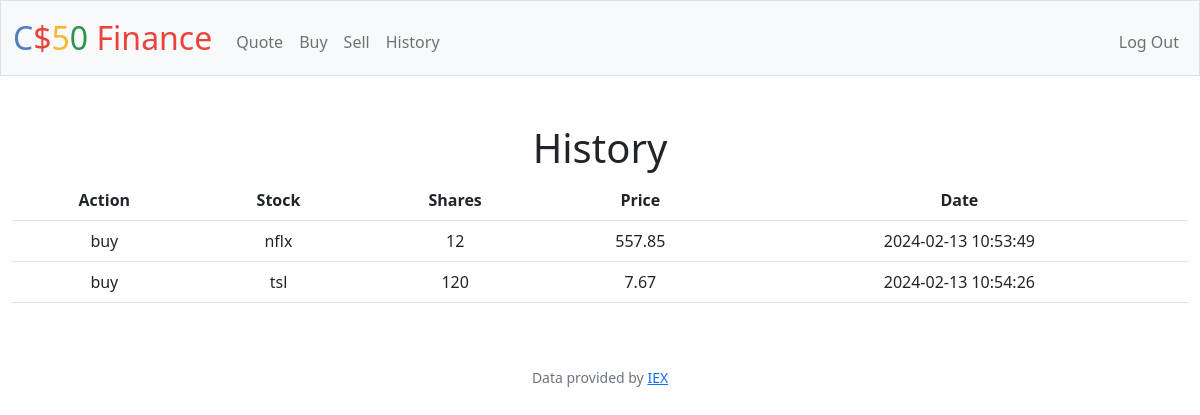
The page /history (signed in) on the database as committed earlier.
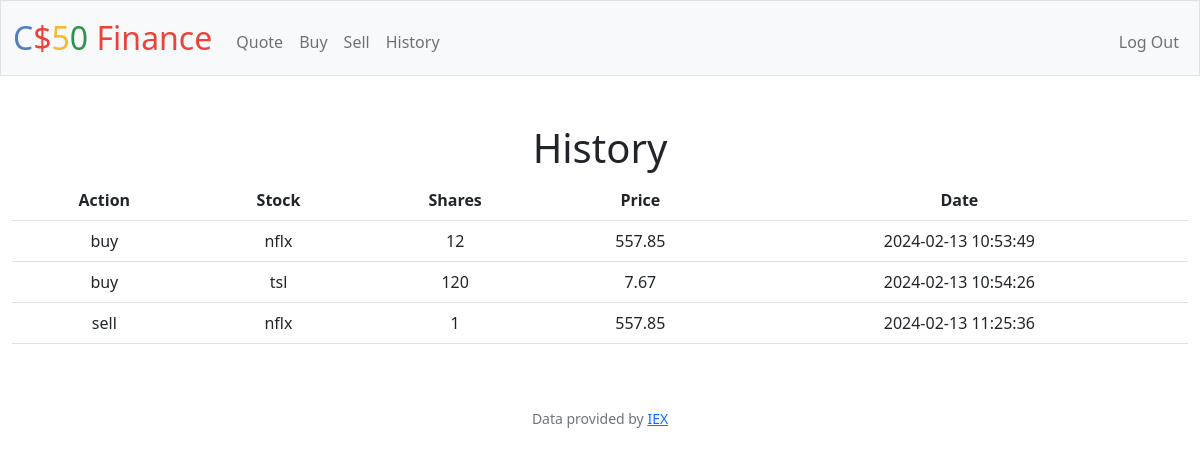
The same page on the database as committed later.
### tables this page shows
CREATE TABLE history (id INTEGER PRIMARY KEY AUTOINCREMENT NOT NULL, uuid INTEGER NOT NULL, symbol VARCHAR(255) NOT NULL, shares INTEGER NOT NULL, price NUMBERIC NOT NULL, action VARCHAR(5) NOT NULL, dt DATETIME NOT NULL, FOREIGN KEY (uuid) REFERENCES users(id));

### app.py (the view)
@app.route("/history")
@login_required
def history():
    history = db.execute("SELECT * FROM history WHERE uuid = ?;", session["user_id"])
    return render_template("history.html", history=history)

### app.py (called while the page is built)
@app.after_request
def after_request(response):
    response.headers["Cache-Control"] = "no-cache, no-store, must-revalidate"
    response.headers["Expires"] = 0
    response.headers["Pragma"] = "no-cache"
    return response

### helpers.py (called while the page is built)
def login_required(f):
    @wraps(f)
    def decorated_function(*args, **kwargs):
        if session.get("user_id") is None:
            return redirect("/login")
        return f(*args, **kwargs)
    return decorated_function

### templates/history.html (shortened to what this page needs)
{% extends "layout.html" %}
{% block main %}
<h1>History</h1>
<table class="table">
    <tr>
        <th>Action</th>
        <th>Stock</th>
        <th>Shares</th>
        <th>Price</th>
        <th>Date</th>
    </tr>
    {% if history %}
    {% for entry in history %}
    <tr>
        <td>{{ entry["action"] }}</td>
        <td>{{ entry["symbol"] }}</td>
        <td>{{ entry["shares"] }}</td>
        <td>{{ entry["price"] }}</td>
        <td>{{ entry["dt"] }}</td>
    </tr>
    {% endfor %}
    {% endif %}
</table>
{% endblock %}

### templates/layout.html (shortened to what this page needs)
<!DOCTYPE html>
<html lang="en">
    <head>
        <link href="https://cdn.jsdelivr.net/npm/bootstrap@5.1.3/dist/css/bootstrap.min.css" rel="stylesheet">
        <link href="/static/styles.css" rel="stylesheet">
    </head>
    <body>
        <nav class="bg-light border navbar navbar-expand-md navbar-light">
            <div class="container-fluid">
                <a class="navbar-brand" href="/"><span class="blue">C</span><span class="red">$</span><span class="yellow">5</span><span class="green">0</span> <span class="red">Finance</span></a>
                <div class="collapse navbar-collapse" id="navbar">
                    {% if session["user_id"] %}
                        <ul class="navbar-nav me-auto mt-2">
                            <li class="nav-item"><a class="nav-link" href="/quote">Quote</a></li>
                            <li class="nav-item"><a class="nav-link" href="/buy">Buy</a></li>
                            <li class="nav-item"><a class="nav-link" href="/sell">Sell</a></li>
                            <li class="nav-item"><a class="nav-link" href="/history">History</a></li>
                        </ul>
                        <ul class="navbar-nav ms-auto mt-2">
                            <li class="nav-item"><a class="nav-link" href="/logout">Log Out</a></li>
                        </ul>
                    {% else %}
                        <ul class="navbar-nav ms-auto mt-2">
                            <li class="nav-item"><a class="nav-link" href="/register">Register</a></li>
                            <li class="nav-item"><a class="nav-link" href="/login">Log In</a></li>
                        </ul>
                    {% endif %}
                </div>
            </div>
        </nav>
        <main class="container-fluid py-5 text-center">
            {% block main %}{% endblock %}
        </main>
        <footer class="mb-5 small text-center text-muted">
            Data provided by <a href="https://iexcloud.io/">IEX</a>
        </footer>
    </body>
</html>

### static/styles.css (style rules this page uses)
nav .navbar-brand { font-size: xx-large; }
nav .navbar-brand .blue { color: #537fbe; }
nav .navbar-brand .red { color: #ea433b; }
nav .navbar-brand .yellow { color: #f5b82e; }
nav .navbar-brand .green { color: #2e944b; }

Rows that differ between the two databases and show on the page:
added history: action "sell", symbol "nflx", shares "1", price "557.85", dt "2024-02-13 11:25:36"
